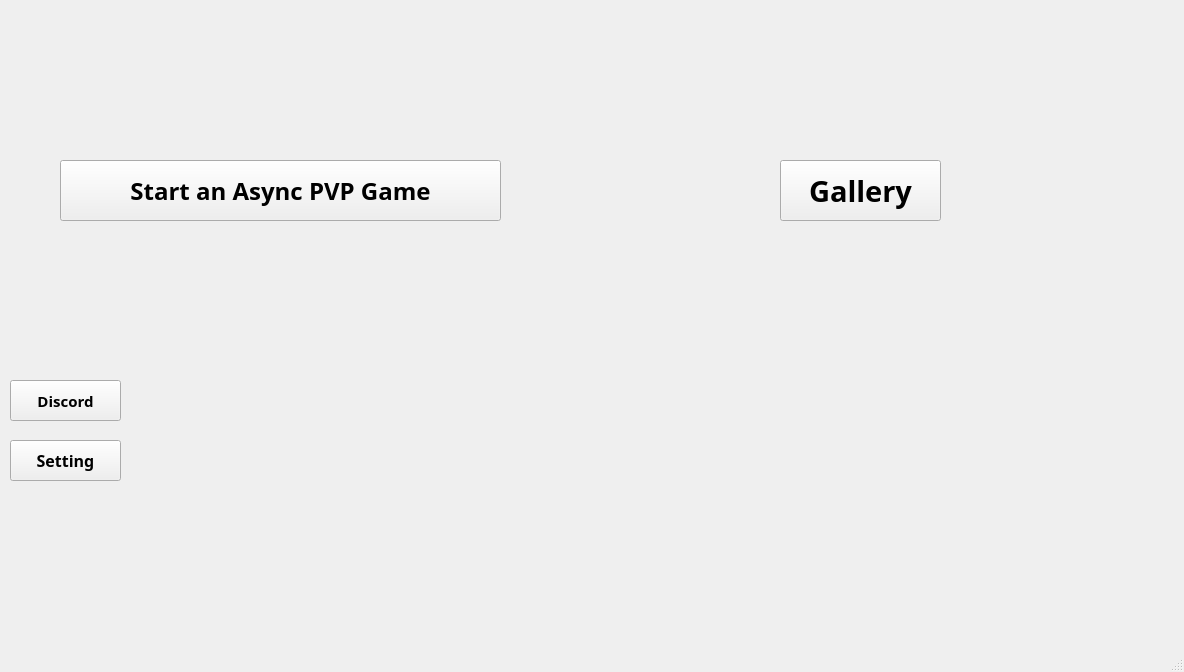
<?xml version="1.0" encoding="UTF-8"?>
<ui version="4.0">
 <class>page1</class>
 <widget class="QMainWindow" name="page1">
  <property name="geometry">
   <rect>
    <x>0</x>
    <y>0</y>
    <width>1184</width>
    <height>672</height>
   </rect>
  </property>
  <property name="windowTitle">
   <string>MainWindow</string>
  </property>
  <property name="styleSheet">
   <string notr="true"/>
  </property>
  <widget class="QWidget" name="centralwidget">
   <widget class="QPushButton" name="pushButtonGallery">
    <property name="geometry">
     <rect>
      <x>780</x>
      <y>160</y>
      <width>161</width>
      <height>61</height>
     </rect>
    </property>
    <property name="font">
     <font>
      <family>Segoe Print</family>
      <pointsize>22</pointsize>
      <bold>true</bold>
     </font>
    </property>
    <property name="focusPolicy">
     <enum>Qt::FocusPolicy::NoFocus</enum>
    </property>
    <property name="toolTip">
     <string>Click!</string>
    </property>
    <property name="toolTipDuration">
     <number>-1</number>
    </property>
    <property name="autoFillBackground">
     <bool>true</bool>
    </property>
    <property name="text">
     <string>Gallery</string>
    </property>
   </widget>
   <widget class="QPushButton" name="pushButtonStart">
    <property name="geometry">
     <rect>
      <x>60</x>
      <y>160</y>
      <width>441</width>
      <height>61</height>
     </rect>
    </property>
    <property name="font">
     <font>
      <family>Segoe Print</family>
      <pointsize>18</pointsize>
      <bold>true</bold>
     </font>
    </property>
    <property name="toolTip">
     <string>Start!</string>
    </property>
    <property name="text">
     <string>Start an Async PVP Game</string>
    </property>
   </widget>
   <widget class="QPushButton" name="pushButtonDis">
    <property name="geometry">
     <rect>
      <x>10</x>
      <y>380</y>
      <width>111</width>
      <height>41</height>
     </rect>
    </property>
    <property name="font">
     <font>
      <family>Segoe Print</family>
      <pointsize>11</pointsize>
      <bold>true</bold>
     </font>
    </property>
    <property name="toolTip">
     <string>Click!</string>
    </property>
    <property name="text">
     <string>Discord</string>
    </property>
   </widget>
   <widget class="QPushButton" name="pushButtonSet">
    <property name="geometry">
     <rect>
      <x>10</x>
      <y>440</y>
      <width>111</width>
      <height>41</height>
     </rect>
    </property>
    <property name="font">
     <font>
      <family>Segoe Print</family>
      <pointsize>12</pointsize>
      <bold>true</bold>
     </font>
    </property>
    <property name="toolTip">
     <string>Click!</string>
    </property>
    <property name="text">
     <string>Setting</string>
    </property>
   </widget>
  </widget>
  <widget class="QMenuBar" name="menubar">
   <property name="geometry">
    <rect>
     <x>0</x>
     <y>0</y>
     <width>1184</width>
     <height>26</height>
    </rect>
   </property>
  </widget>
  <widget class="QStatusBar" name="statusBar"/>
 </widget>
 <resources/>
 <connections/>
</ui>
